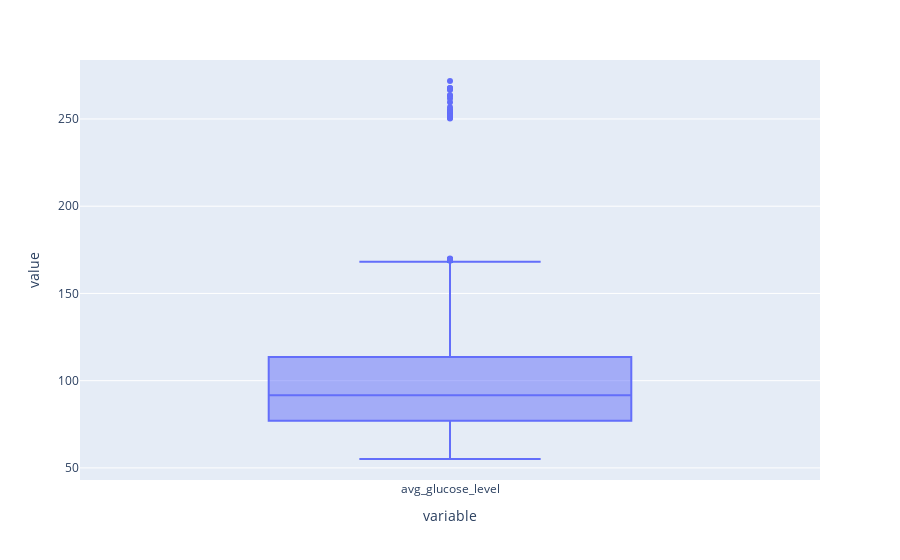

The notebook cell saved with this chart:
### Code cell
import plotly.express as px
fig = px.box(clean_df['avg_glucose_level'])
fig.show()

### Figure 1 — Plotly figure (JSON) as saved in the notebook; plotly's stock layout.template omitted (floating-point values rounded to 4 significant figures; data arrays with more than 128 entries replaced by an {"elided": "..."} marker saying what was removed)
{"data": [{"alignmentgroup": "True", "hovertemplate": "variable=%{x}<br>value=%{y}<extra></extra>", "legendgroup": "", "marker": {"color": "#636efa"}, "name": "", "notched": false, "offsetgroup": "", "orientation": "v", "showlegend": false, "type": "box", "x": {"elided": "4908 str values"}, "x0": " ", "xaxis": "x", "y": {"elided": "4908 float values"}, "y0": " ", "yaxis": "y"}], "layout": {"boxmode": "group", "legend": {"tracegroupgap": 0}, "margin": {"t": 60}, "xaxis": {"anchor": "y", "domain": [0, 1], "title": {"text": "variable"}}, "yaxis": {"anchor": "x", "domain": [0, 1], "title": {"text": "value"}}}}
